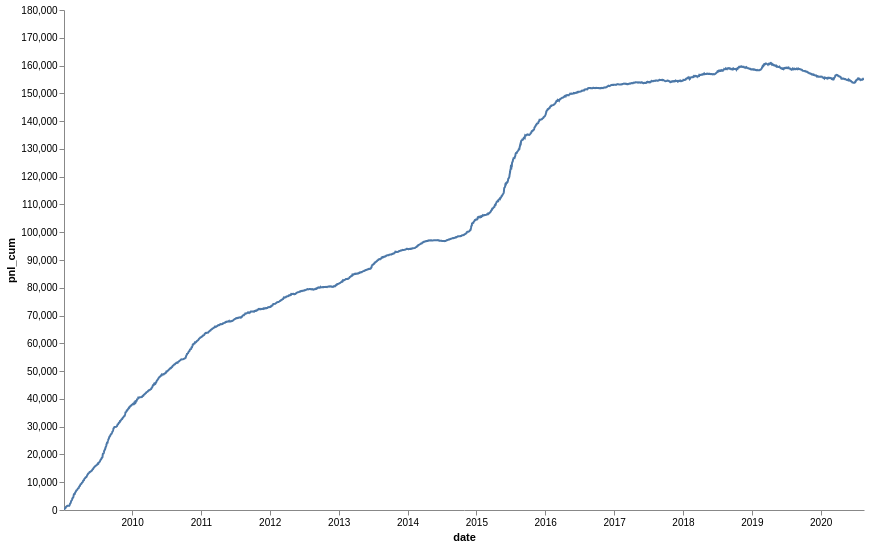

Notebook cell for this chart:
### Code cell
# 例子2，利用自定义行算子实现一个马丁策略
class MartinGillStra(qs.UdfRow):
    # 用python自定义行算子，实现一个马丁格尔策略

    # 策略的输入
    # -----
    # col(price, line_down_std2, line_down_std1, line_middle, line_up_std1, line_up_std2)

    # price: k线价格

    # line_down_std2: k线形成的最低线

    # line_down_std1: k线形成的中下线

    # line_middle: k线的中间线

    # line_up_std1: k线形成的中上线

    # line_up_std2: k线形成的最高线

    # 策略逻辑
    # ------

    # price 处于 [line_middle, line_up_std1], 目标仓位1，
    # price 处于 [line_middle, line_up_std2], 目标仓位2,
    # price 处于 [line_up_std2, inf], 目标仓位3，
    # 反过来就是 -1， -2， -3

    # 输出
    # ------
    # col(target)
    # target: 目标仓位

    def __init__(self):
        self.last_hold = 0.0

    def output_schema(self, input_schema):
        return [("hold", pl.Float64)]

    def update(self, price, down_std2, down_std1, middle, up_std1, up_std2):
        # 如果能够保证输入没有null，可以去除这个检查，性能有提升
        if price is None or down_std2 is None or down_std1 is None or middle is None or up_std1 is None or up_std2 is None:
            return None
        if price <= down_std2:
            self.last_hold = -3.0
        elif down_std2 < price <= down_std1:
            self.last_hold = -2.0
        elif down_std1 < price <= middle:
            self.last_hold = -1.0
        elif middle < price < up_std1:
            self.last_hold = 1.0
        elif up_std1 <= price < up_std2:
            self.last_hold = 2.0
        elif up_std2 <= price:
            self.last_hold = 3.0

    def calc(self):
        return [self.last_hold]

(qs
    .with_cols(
        col(
            col("close").alias("price"),
            col("close").mean().alias("middle"),
            col("close").std().alias("std"),
        )
            .rolling(20, 1)
            .select(
                col(
                    "price",
                    (pl.col("middle") - 2.0 * pl.col("std")).alias("a"),
                    (pl.col("middle") - 1.0 * pl.col("std")).alias("b"),
                    "middle",
                    (pl.col("middle") + 1.0 * pl.col("std")).alias("c"),
                    (pl.col("middle") + 2.0 * pl.col("std")).alias("d"),
                )
                    .udf
                    .row(MartinGillStra())
            )
            .expanding()
    )
    .with_cols(
        col("close", "hold")
            .bt
            .price(fee_rate=0.0002)
            .expanding()
    )
    .select(
        col("datetime", "pnl").fp.group_pnl()
    )
    .calc_data(data_kline)
    .qs
    ._line(width = 800, height = 500)
)

### Figure 1 — Vega-Lite specification as saved in the notebook (floating-point values rounded to 4 significant figures; data arrays with more than 128 entries replaced by an {"elided": "..."} marker saying what was removed)
{"config": {"view": {"continuousWidth": 300, "continuousHeight": 300, "stroke": null}}, "data": {"name": "data-b49d060e9c8f69ca5e19024a032c1e38"}, "mark": {"type": "line", "tooltip": true}, "background": "transparent", "encoding": {"x": {"axis": {"grid": false}, "field": "date", "type": "temporal"}, "y": {"axis": {"grid": false}, "field": "pnl_cum", "type": "quantitative"}}, "height": 500, "params": [{"name": "param_1e9efca18e7a2868", "select": {"type": "interval", "encodings": ["x", "y"]}, "bind": "scales"}, {"name": "False", "select": {"type": "interval", "encodings": ["x", "y"]}, "bind": "scales"}], "width": 800, "$schema": "https://vega.github.io/schema/vega-lite/v6.1.0.json", "datasets": {"data-b49d060e9c8f69ca5e19024a032c1e38": {"elided": "2826 records"}}}
